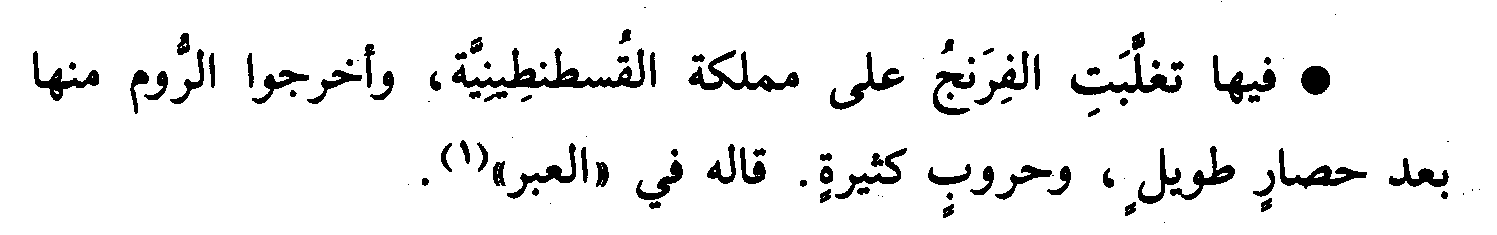
#> input picture input_examples/printed.png, 1497 x 235 px
$ python kraken_manual_lines.py
#> lines starting #> are read from the running program, lines starting #| are printed output that depends on the picture; after the words box and inside, x2 and y2 are one past the last pixel; in counts of white or black regions, pixels touching at a corner belong together
#!/usr/bin/env python3
"""Test Kraken recognition on manually separated printed lines.

Usage (inside data/cairo2026):
  env/bin/python scripts/kraken_manual_lines.py
  env/bin/python scripts/kraken_manual_lines.py --recognize

The manually chosen split is in the whitespace between the two printed lines.
No resizing, enhancement or transcription correction is applied.
"""
from __future__ import annotations

import argparse
import hashlib
import json
import subprocess
import tempfile
import time
from pathlib import Path

from PIL import Image

ROOT = Path(__file__).resolve().parents[3]
FOLDER = Path(__file__).resolve().parents[1]
SOURCE_SHA256 = "2a39599b3e8936641af271b267ef9a9ed9628142b1ad9a7f79b568efa4f16bc7"


def sha256(path: Path) -> str:
    return hashlib.sha256(path.read_bytes()).hexdigest()


def main() -> None:
    parser = argparse.ArgumentParser(description=__doc__)
    parser.add_argument("--recognize", action="store_true")
    args = parser.parse_args()
    source = FOLDER / "input_examples/printed.png"
    if sha256(source) != SOURCE_SHA256:
        raise ValueError("Source crop changed; inspect it before choosing new manual bounds")
    target = FOLDER / "input_examples"
    target.mkdir(exist_ok=True)
    record_path = FOLDER / "printed_page5-kraken-manual-lines.json"
    if args.recognize and record_path.exists():
        raise FileExistsError(f"Preserve existing recognition record: {record_path}")
    crops = []
    with Image.open(source) as image:
#> image is the input picture: PIL image 1497x235 L; 92.8% white; 107 black regions (20 under 20 px), largest, box (x1, y1, x2, y2) and area: (452, 48, 645, 88) 2334, (688, 50, 799, 92) 1391, (1071, 53, 1182, 95) 1208
        if image.size != (1497, 235):
            raise ValueError("Unexpected source dimensions")
        for number, bounds in enumerate(((0, 0, 1497, 124), (0, 124, 1497, 235)), 1):
            path = target / f"printed_line-{number}.png"
            crop = image.crop(bounds)
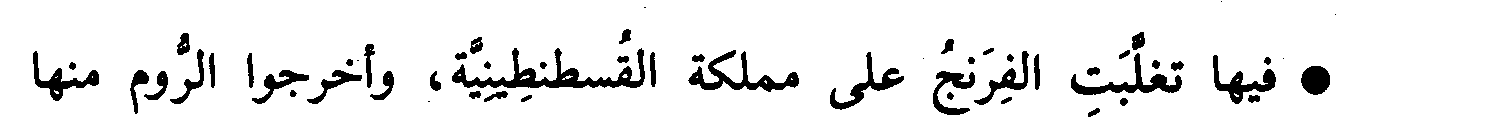
#> crop: PIL image 1497x124 L; 91.8% white; 57 black regions (7 under 20 px), largest, box (x1, y1, x2, y2) and area: (452, 48, 645, 88) 2334, (688, 50, 799, 92) 1391, (1071, 53, 1182, 95) 1208
            crop.save(path, dpi=image.info.get("dpi"), icc_profile=image.info.get("icc_profile"))
            with Image.open(path) as saved:
                assert saved.tobytes() == crop.tobytes()
            crops.append((path, bounds))
            print(f"{path.relative_to(ROOT)}: {crop.size}, bounds={bounds}")
#| home/t0/input_examples/printed_line-1.png: (1497, 124), bounds=(0, 0, 1497, 124)
    if not args.recognize:
        return
    executable = FOLDER / "env-kraken/bin/kraken"
    model = ROOT / "src/kraken/print_transcription_NEW.mlmodel"
    version = subprocess.check_output([
        str(FOLDER / "env-kraken/bin/python"), "-c",
        "import importlib.metadata; print(importlib.metadata.version('kraken'))",
    ], text=True).strip()
    lines = []
    with tempfile.TemporaryDirectory(prefix="cairo-kraken-lines-") as temporary:
        for number, (path, bounds) in enumerate(crops, 1):
            output = Path(temporary) / f"line_{number}.txt"
            command = [str(executable), "-d", "cpu", "-i", str(path), str(output),
                       "ocr", "-s", "--num-line-workers", "0", "--base-dir", "R",
                       "-m", str(model)]
            started = time.monotonic()
            subprocess.run(command, check=True, cwd=ROOT)
            elapsed = time.monotonic() - started
            raw = output.read_text(encoding="utf-8")
            lines.append({"line": number, "image": str(path.relative_to(ROOT)),
                          "image_sha256": sha256(path), "source_pixel_bounds": bounds,
                          "raw_output": raw, "elapsed_seconds": elapsed})
            print(f"Line {number}: {raw!r}", flush=True)
    record = {"provider": "kraken", "software_version": version,
              "recognition_model": str(model.relative_to(ROOT)), "model_sha256": sha256(model),
              "source_image": str(source.relative_to(ROOT)), "source_sha256": sha256(source),
              "segmentation": "manual two-line split; no segmentation model used",
              "recognition_options": ["-d", "cpu", "ocr", "-s", "--num-line-workers", "0", "--base-dir", "R"],
              "timing_scope": "separate CLI process and model loading for each line",
              "lines": lines, "text": "\n".join(line["raw_output"].rstrip("\n") for line in lines)}
    record_path.parent.mkdir(exist_ok=True)
    with record_path.open("x", encoding="utf-8") as output:
        json.dump(record, output, ensure_ascii=False, indent=2)
        output.write("\n")
    print(f"Saved {record_path.relative_to(ROOT)}")


if __name__ == "__main__":
    main()
